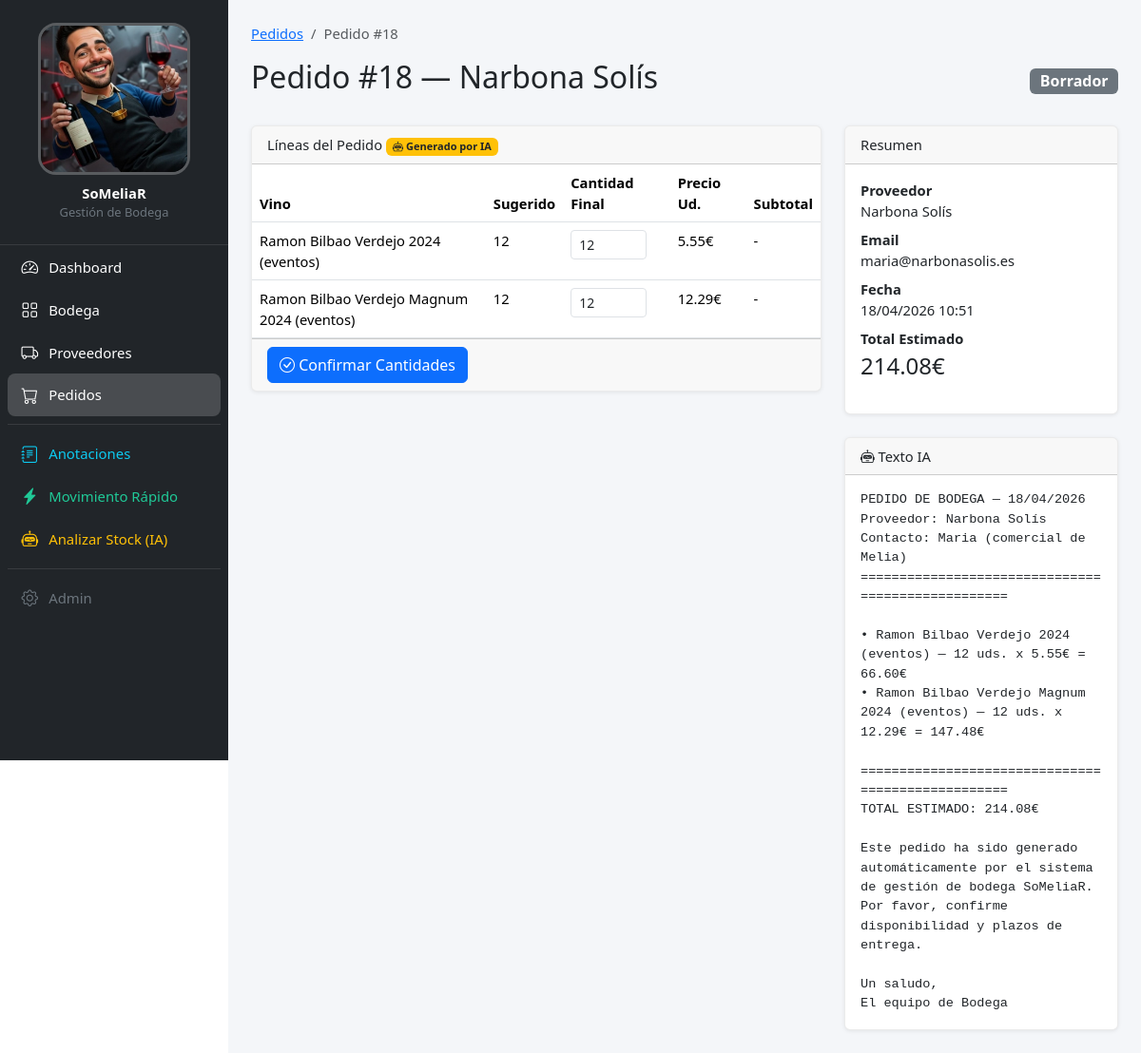
Screenshot of /pedidos/18/ with the database file from the repository.
### pedidos/models.py (models this page shows, shortened)
class Pedido(models.Model):
    class Estado(models.TextChoices):
        BORRADOR = "borrador", "Borrador"
        PENDIENTE = "pendiente", "Pendiente de revisión"
        ENVIADO = "enviado", "Enviado"
        RECIBIDO = "recibido", "Recibido"
    proveedor = models.ForeignKey(
        "proveedores.Proveedor",
        on_delete=models.CASCADE,
        related_name="pedidos",
    )
    fecha_creacion = models.DateTimeField(auto_now_add=True)
    estado = models.CharField(
        max_length=20, choices=Estado.choices, default=Estado.BORRADOR, db_index=True
    )
    generado_por_ia = models.BooleanField(default=False)
    texto_ia = models.TextField("texto generado por IA", blank=True)
    notas = models.TextField(blank=True)
    class Meta:
        ordering = ["-fecha_creacion"]
        verbose_name = "pedido"
        verbose_name_plural = "pedidos"
    @property
    def total(self):
        return sum(
            linea.precio_unitario * (linea.cantidad_final or linea.cantidad_sugerida)
            for linea in self.lineas.all()
        )

class LineaPedido(models.Model):
    pedido = models.ForeignKey(
        Pedido, on_delete=models.CASCADE, related_name="lineas"
    )
    vino = models.ForeignKey(
        "bodega.Vino", on_delete=models.CASCADE, related_name="lineas_pedido"
    )
    cantidad_sugerida = models.PositiveIntegerField()
    cantidad_final = models.PositiveIntegerField(null=True, blank=True)
    precio_unitario = models.DecimalField(max_digits=8, decimal_places=2)
    class Meta:
        verbose_name = "línea de pedido"
        verbose_name_plural = "líneas de pedido"

### proveedores/models.py (models this page shows)
class Proveedor(models.Model):
    nombre = models.CharField(max_length=200)
    email = models.EmailField()
    telefono = models.CharField(max_length=30, blank=True)
    contacto = models.CharField(
        "persona de contacto", max_length=200, blank=True
    )
    notas = models.TextField(blank=True)
    activo = models.BooleanField(default=True)
    class Meta:
        ordering = ["nombre"]
        verbose_name = "proveedor"
        verbose_name_plural = "proveedores"
    def __str__(self):
        return self.nombre

### bodega/models.py (models this page shows, shortened)
class Vino(models.Model):
    class Familia(models.TextChoices):
        ESPUMOSO_NAC = "espumoso_nac", "Burbujas Nacional"
        CHAMPAGNE = "champagne", "Champagne"
        ESPUMOSO_INT = "espumoso_int", "Burbujas Internacional (Otros)"
        BLANCO_NAC = "blanco_nac", "Blanco Nacional"
        BLANCO_INT = "blanco_int", "Blanco Internacional"
        TINTO_NAC = "tinto_nac", "Tinto Nacional"
        TINTO_INT = "tinto_int", "Tinto Internacional"
        GRANDES_TINTOS = "grandes_tintos", "Grandes Vinos Tintos"
        ROSADO = "rosado", "Rosado"
        DULCE = "dulce", "Dulce"
        GENEROSO = "generoso", "Generoso"
        FUERA_CARTA = "fuera_carta", "Fuera de Carta"
        PROPIEDAD = "propiedad", "Vinos de Propiedad"
    nombre = models.CharField(max_length=200)
    bodega_nombre = models.CharField("bodega", max_length=200, blank=True)
    anada = models.PositiveIntegerField("añada", null=True, blank=True)
    familia = models.CharField(max_length=20, choices=Familia.choices)
    azucar = models.CharField(
        "tipo/azúcar", max_length=100, blank=True,
        help_text="Ej: Brut, Brut Nature, Extra Brut, Rosado..."
    )
    denominacion_origen = models.CharField(
        "denominación de origen", max_length=200, blank=True
    )
    variedades = models.CharField(
        "variedades de uva", max_length=300, blank=True
    )
    precio_coste = models.DecimalField(max_digits=8, decimal_places=2, default=0)
    precio_carta = models.DecimalField(max_digits=8, decimal_places=2, default=0)
    es_copa = models.BooleanField("se vende por copas", default=False)
    precio_copa = models.DecimalField(
        "precio copa en carta", max_digits=8, decimal_places=2, default=0
    )
    via_coupa = models.BooleanField(
        "se pide por Coupa", default=False,
        help_text="Si True, se pide por el sistema corporativo Meliá."
    )
    en_canitas = models.BooleanField("Cañitas", default=False)
    en_ene = models.BooleanField("EÑE", default=False)
    en_pool = models.BooleanField("Pool", default=False)
    notas = models.TextField(blank=True)
    activo = models.BooleanField(default=True, db_index=True)
    created = models.DateTimeField(auto_now_add=True)
    updated = models.DateTimeField(auto_now=True)
    class Meta:
        ordering = ["familia", "nombre"]
        verbose_name = "vino"
        verbose_name_plural = "vinos"
    def __str__(self):
        txt = self.nombre
        if self.anada:
            txt += f" {self.anada}"
        return txt

### pedidos/views.py (the view, shortened to what this page needs)
# urls.py: path("<int:pk>/", views.pedido_detail, name="pedido_detail"),
def pedido_detail(request, pk):
    pedido = get_object_or_404(Pedido.objects.select_related("proveedor"), pk=pk)
    lineas = pedido.lineas.select_related("vino").all()
    context = {
        "pedido": pedido,
        "lineas": lineas,
    }
    return render(request, "pedidos/pedido_detail.html", context)

### core/templatetags/fmt_filters.py (called while the page is built)
@register.filter(name="fmt_num")
def fmt_num(value):
    try:
        return f"{float(value):.2f}".rstrip("0").rstrip(".")
    except (TypeError, ValueError):
        return value

### templates/pedidos/pedido_detail.html (shortened to what this page needs)
{% extends 'base.html' %}
{% load fmt_filters %}
{% block content %}
<nav aria-label="breadcrumb">
    <ol class="breadcrumb">
        <li class="breadcrumb-item"><a href="{% url 'pedidos:pedido_list' %}">Pedidos</a></li>
        <li class="breadcrumb-item active">Pedido #{{ pedido.pk }}</li>
    </ol>
</nav>
<div class="d-flex justify-content-between align-items-center mb-4">
    <h2>Pedido #{{ pedido.pk }} — {{ pedido.proveedor }}</h2>
    <span class="badge fs-6
        {% if pedido.estado == 'borrador' %}bg-secondary
        {% elif pedido.estado == 'pendiente' %}bg-warning text-dark
        {% elif pedido.estado == 'enviado' %}bg-success
        {% elif pedido.estado == 'recibido' %}bg-primary
        {% endif %}">
        {{ pedido.get_estado_display }}
    </span>
</div>
<div class="row">
    <div class="col-md-8">
        <div class="card mb-4">
            <div class="card-header">
                Líneas del Pedido
                {% if pedido.generado_por_ia %}
                <span class="badge bg-warning text-dark"><i class="bi bi-robot"></i> Generado por IA</span>
                {% endif %}
            </div>
            <div class="card-body p-0" style="min-width:0">
                {% if pedido.estado == 'borrador' %}
                <form method="post">
                    <table class="table table-hover mb-0" style="min-width:500px">
                        <thead>
                            <tr>
                                <th>Vino</th>
                                <th>Sugerido</th>
                                <th>Cantidad Final</th>
                                <th>Precio Ud.</th>
                                <th>Subtotal</th>
                            </tr>
                        </thead>
                        <tbody>
                            {% for linea in lineas %}
                            <tr>
                                <td>{{ linea.vino }}</td>
                                <td>{{ linea.cantidad_sugerida }}</td>
                                <td>
                                    <input type="number" name="cantidad_{{ linea.pk }}"
                                           value="{{ linea.cantidad_final|default:linea.cantidad_sugerida }}"
                                           class="form-control form-control-sm" style="width: 80px;" min="0">
                                </td>
                                <td>{{ linea.precio_unitario|fmt_num }}€</td>
                                <td>-</td>
                            </tr>
                            {% endfor %}
                        </tbody>
                    </table>
                    <div class="card-footer">
                        <button type="submit" class="btn btn-primary">
                            <i class="bi bi-check-circle"></i> Confirmar Cantidades
                        </button>
                    </div>
                </form>
                {% endif %}
            </div>
        </div>
    </div>
    <div class="col-md-4">
        <div class="card mb-4">
            <div class="card-header">Resumen</div>
            <div class="card-body">
                <dl>
                    <dt>Proveedor</dt>
                    <dd>{{ pedido.proveedor }}</dd>
                    <dt>Email</dt>
                    <dd>{{ pedido.proveedor.email }}</dd>
                    <dt>Fecha</dt>
                    <dd>{{ pedido.fecha_creacion|date:"d/m/Y H:i" }}</dd>
                    <dt>Total Estimado</dt>
                    <dd class="fs-4">{{ pedido.total|fmt_num }}€</dd>
                </dl>
            </div>
        </div>
        {% if pedido.texto_ia %}
        <div class="card">
            <div class="card-header"><i class="bi bi-robot"></i> Texto IA</div>
            <div class="card-body">
                <pre class="mb-0" style="white-space: pre-wrap; font-size: 0.85rem;">{{ pedido.texto_ia }}</pre>
            </div>
        </div>
        {% endif %}
    </div>
</div>
{% endblock %}

### static/css/layout.css (style rules this page uses)
:root { --sidebar-width: 270px; --topbar-height: 56px; --sidebar-bg: #212529; --sidebar-border: rgba(255, 255, 255, 0.1); --link-hover-bg: rgba(255, 255, 255, 0.1); --link-active-bg: rgba(255, 255, 255, 0.18); --link-success-hover: rgba(25, 135, 84, 0.18); --link-warning-hover: rgba(255, 193, 7, 0.18); }
body { font-size: 0.92rem; }
.card { box-shadow: 0 1px 4px rgba(0, 0, 0, 0.08); border-color: rgba(0, 0, 0, 0.08); }
.card-body.p-0 { overflow-x: auto; -webkit-overflow-scrolling: touch; }
@media (min-width: 992px) and (max-width: 1399.98px) { :root { --sidebar-width: 240px; } }

### rows the page displays
Pedido: pk "18", proveedor "Narbona Solís", estado "Borrador", proveedor.email "maria@narbonasolis.es", fecha_creacion "18/04/2026 10:51", total|fmt_num "214.08", texto_ia "PEDIDO DE BODEGA — 18/04/2026 Proveedor: Narbona Solís Contacto: Maria (comercial de Melia) ================================================== • Ramon Bilbao Verdejo 2024 (eventos) — 12 uds. x 5.55€ = 66.60€ • Ramon Bilbao Verdejo Magnum 2024 (eventos) — 12 uds. x 12.29€ = 147.48€ ================================================== TOTAL ESTIMADO: 214.08€ Este pedido ha sido generado automáticamente por el sistema de gestión de bodega SoMeliaR. Por favor, confirme disponibilidad y plazos de entrega. Un saludo, El equipo de Bodega"
LineaPedido: vino "Ramon Bilbao Verdejo 2024 (eventos)", cantidad_sugerida "12", cantidad_final "12", precio_unitario|fmt_num "5.55"
LineaPedido: vino "Ramon Bilbao Verdejo Magnum 2024 (eventos)", cantidad_sugerida "12", cantidad_final "12", precio_unitario|fmt_num "12.29"
